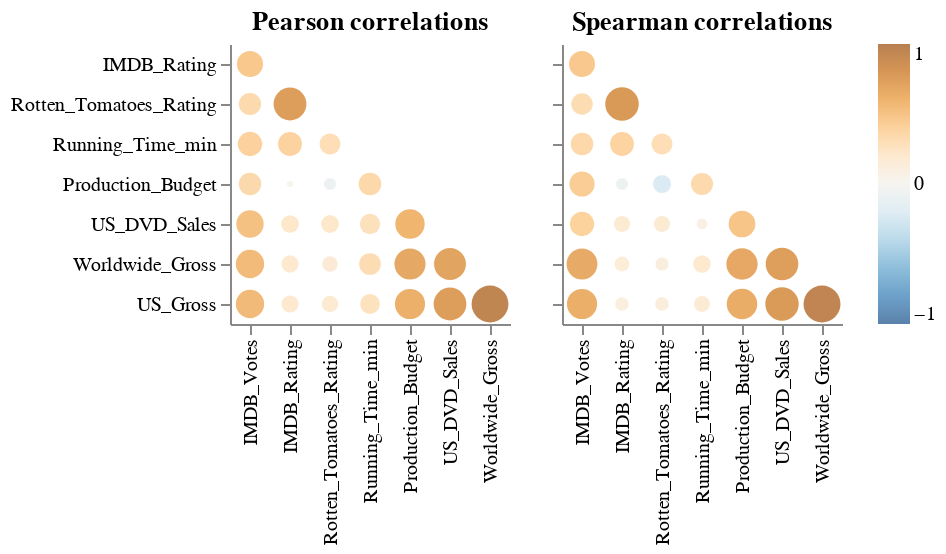

Source (notebook cell):
### Code cell
aly.corr(data.movies())

### Figure 1 — Vega specification as saved in the notebook (floating-point values rounded to 4 significant figures)
{"$schema": "https://vega.github.io/schema/vega/v5.json", "data": [{"name": "source_0"}, {"name": "data_0", "values": [{"abs_value": 0.7023, "index": "US_DVD_Sales", "value": 0.7023, "variable": "Worldwide_Gross"}, {"abs_value": 0.6658, "index": "Production_Budget", "value": 0.6658, "variable": "Worldwide_Gross"}, {"abs_value": 0.3176, "index": "Running_Time_min", "value": 0.3176, "variable": "Worldwide_Gross"}, {"abs_value": 0.1593, "index": "Rotten_Tomatoes_Rating", "value": 0.1593, "variable": "Worldwide_Gross"}, {"abs_value": 0.1975, "index": "IMDB_Rating", "value": 0.1975, "variable": "Worldwide_Gross"}, {"abs_value": 0.5516, "index": "IMDB_Votes", "value": 0.5516, "variable": "Worldwide_Gross"}, {"abs_value": 0.9397, "index": "Worldwide_Gross", "value": 0.9397, "variable": "US_Gross"}, {"abs_value": 0.6236, "index": "Production_Budget", "value": 0.6236, "variable": "US_Gross"}, {"abs_value": 0.262, "index": "Running_Time_min", "value": 0.262, "variable": "US_Gross"}, {"abs_value": 0.1792, "index": "Rotten_Tomatoes_Rating", "value": 0.1792, "variable": "US_Gross"}, {"abs_value": 0.197, "index": "IMDB_Rating", "value": 0.197, "variable": "US_Gross"}, {"abs_value": 0.5525, "index": "IMDB_Votes", "value": 0.5525, "variable": "US_Gross"}, {"abs_value": 0.7409, "index": "US_DVD_Sales", "value": 0.7409, "variable": "US_Gross"}, {"abs_value": 0.2092, "index": "IMDB_Rating", "value": 0.2092, "variable": "US_DVD_Sales"}, {"abs_value": 0.5114, "index": "IMDB_Votes", "value": 0.5114, "variable": "US_DVD_Sales"}, {"abs_value": 0.2761, "index": "Running_Time_min", "value": 0.2761, "variable": "US_DVD_Sales"}, {"abs_value": 0.2126, "index": "Rotten_Tomatoes_Rating", "value": 0.2126, "variable": "US_DVD_Sales"}, {"abs_value": 0.592, "index": "Production_Budget", "value": 0.592, "variable": "US_DVD_Sales"}, {"abs_value": 0.2957, "index": "Rotten_Tomatoes_Rating", "value": 0.2957, "variable": "Running_Time_min"}, {"abs_value": 0.3875, "index": "IMDB_Rating", "value": 0.3875, "variable": "Running_Time_min"}, {"abs_value": 0.4042, "index": "IMDB_Votes", "value": 0.4042, "variable": "Running_Time_min"}, {"abs_value": 0.7431, "index": "IMDB_Rating", "value": 0.7431, "variable": "Rotten_Tomatoes_Rating"}, {"abs_value": 0.3354, "index": "IMDB_Votes", "value": 0.3354, "variable": "Rotten_Tomatoes_Rating"}, {"abs_value": 0.3488, "index": "Running_Time_min", "value": 0.3488, "variable": "Production_Budget"}, {"abs_value": 0.08874, "index": "Rotten_Tomatoes_Rating", "value": -0.08874, "variable": "Production_Budget"}, {"abs_value": 0.01531, "index": "IMDB_Rating", "value": 0.01531, "variable": "Production_Budget"}, {"abs_value": 0.3398, "index": "IMDB_Votes", "value": 0.3398, "variable": "Production_Budget"}, {"abs_value": 0.4674, "index": "IMDB_Votes", "value": 0.4674, "variable": "IMDB_Rating"}]}, {"name": "source_1"}, {"name": "data_1", "values": [{"abs_value": 0.7346, "index": "US_DVD_Sales", "value": 0.7346, "variable": "Worldwide_Gross"}, {"abs_value": 0.6748, "index": "Production_Budget", "value": 0.6748, "variable": "Worldwide_Gross"}, {"abs_value": 0.2052, "index": "Running_Time_min", "value": 0.2052, "variable": "Worldwide_Gross"}, {"abs_value": 0.109, "index": "Rotten_Tomatoes_Rating", "value": 0.109, "variable": "Worldwide_Gross"}, {"abs_value": 0.1419, "index": "IMDB_Rating", "value": 0.1419, "variable": "Worldwide_Gross"}, {"abs_value": 0.6558, "index": "IMDB_Votes", "value": 0.6558, "variable": "Worldwide_Gross"}, {"abs_value": 0.9466, "index": "Worldwide_Gross", "value": 0.9466, "variable": "US_Gross"}, {"abs_value": 0.6408, "index": "Production_Budget", "value": 0.6408, "variable": "US_Gross"}, {"abs_value": 0.1652, "index": "Running_Time_min", "value": 0.1652, "variable": "US_Gross"}, {"abs_value": 0.1214, "index": "Rotten_Tomatoes_Rating", "value": 0.1214, "variable": "US_Gross"}, {"abs_value": 0.1159, "index": "IMDB_Rating", "value": 0.1159, "variable": "US_Gross"}, {"abs_value": 0.627, "index": "IMDB_Votes", "value": 0.627, "variable": "US_Gross"}, {"abs_value": 0.7711, "index": "US_DVD_Sales", "value": 0.7711, "variable": "US_Gross"}, {"abs_value": 0.1704, "index": "IMDB_Rating", "value": 0.1704, "variable": "US_DVD_Sales"}, {"abs_value": 0.4011, "index": "IMDB_Votes", "value": 0.4011, "variable": "US_DVD_Sales"}, {"abs_value": 0.07205, "index": "Running_Time_min", "value": 0.07205, "variable": "US_DVD_Sales"}, {"abs_value": 0.1719, "index": "Rotten_Tomatoes_Rating", "value": 0.1719, "variable": "US_DVD_Sales"}, {"abs_value": 0.4878, "index": "Production_Budget", "value": 0.4878, "variable": "US_DVD_Sales"}, {"abs_value": 0.2962, "index": "Rotten_Tomatoes_Rating", "value": 0.2962, "variable": "Running_Time_min"}, {"abs_value": 0.3851, "index": "IMDB_Rating", "value": 0.3851, "variable": "Running_Time_min"}, {"abs_value": 0.3461, "index": "IMDB_Votes", "value": 0.3461, "variable": "Running_Time_min"}, {"abs_value": 0.7765, "index": "IMDB_Rating", "value": 0.7765, "variable": "Rotten_Tomatoes_Rating"}, {"abs_value": 0.3123, "index": "IMDB_Votes", "value": 0.3123, "variable": "Rotten_Tomatoes_Rating"}, {"abs_value": 0.3315, "index": "Running_Time_min", "value": 0.3315, "variable": "Production_Budget"}, {"abs_value": 0.2201, "index": "Rotten_Tomatoes_Rating", "value": -0.2201, "variable": "Production_Budget"}, {"abs_value": 0.08801, "index": "IMDB_Rating", "value": -0.08801, "variable": "Production_Budget"}, {"abs_value": 0.432, "index": "IMDB_Votes", "value": 0.432, "variable": "Production_Budget"}, {"abs_value": 0.4633, "index": "IMDB_Votes", "value": 0.4633, "variable": "IMDB_Rating"}]}, {"name": "source_0_concat_0_x_domain_index", "values": [{"index": "US_DVD_Sales", "sort_field": 5.0}, {"index": "Production_Budget", "sort_field": 4.0}, {"index": "Running_Time_min", "sort_field": 3.0}, {"index": "Rotten_Tomatoes_Rating", "sort_field": 2.0}, {"index": "IMDB_Rating", "sort_field": 1.0}, {"index": "IMDB_Votes", "sort_field": 0.0}, {"index": "Worldwide_Gross", "sort_field": 6.0}]}, {"name": "source_0_concat_0_y_domain_variable", "values": [{"sort_field": 5.0, "variable": "Worldwide_Gross"}, {"sort_field": 6.0, "variable": "US_Gross"}, {"sort_field": 4.0, "variable": "US_DVD_Sales"}, {"sort_field": 2.0, "variable": "Running_Time_min"}, {"sort_field": 1.0, "variable": "Rotten_Tomatoes_Rating"}, {"sort_field": 3.0, "variable": "Production_Budget"}, {"sort_field": 0.0, "variable": "IMDB_Rating"}]}, {"name": "source_1_concat_1_x_domain_index", "values": [{"index": "US_DVD_Sales", "sort_field": 5.0}, {"index": "Production_Budget", "sort_field": 4.0}, {"index": "Running_Time_min", "sort_field": 3.0}, {"index": "Rotten_Tomatoes_Rating", "sort_field": 2.0}, {"index": "IMDB_Rating", "sort_field": 1.0}, {"index": "IMDB_Votes", "sort_field": 0.0}, {"index": "Worldwide_Gross", "sort_field": 6.0}]}, {"name": "source_1_concat_1_y_domain_variable", "values": [{"sort_field": 5.0, "variable": "Worldwide_Gross"}, {"sort_field": 6.0, "variable": "US_Gross"}, {"sort_field": 4.0, "variable": "US_DVD_Sales"}, {"sort_field": 2.0, "variable": "Running_Time_min"}, {"sort_field": 1.0, "variable": "Rotten_Tomatoes_Rating"}, {"sort_field": 3.0, "variable": "Production_Budget"}, {"sort_field": 0.0, "variable": "IMDB_Rating"}]}], "signals": [{"name": "concat_0_x_step", "value": 20}, {"name": "concat_0_width", "update": "bandspace(domain('concat_0_x').length, 1, 0.5) * concat_0_x_step"}, {"name": "concat_0_y_step", "value": 20}, {"name": "concat_0_height", "update": "bandspace(domain('concat_0_y').length, 1, 0.5) * concat_0_y_step"}, {"name": "concat_1_x_step", "value": 20}, {"name": "concat_1_width", "update": "bandspace(domain('concat_1_x').length, 1, 0.5) * concat_1_x_step"}, {"name": "concat_1_y_step", "value": 20}, {"name": "concat_1_height", "update": "bandspace(domain('concat_1_y').length, 1, 0.5) * concat_1_y_step"}], "marks": [{"type": "group", "name": "concat_0_group", "encode": {"update": {"width": {"signal": "concat_0_width"}, "height": {"signal": "concat_0_height"}}}, "marks": [{"type": "symbol", "name": "concat_0_marks", "from": {"data": "data_0"}, "encode": {"update": {"size": {"field": "abs_value", "scale": "size"}, "shape": {"value": "circle"}, "tooltip": {"signal": "{\"corr\": format(datum[\"value\"], \".2f\"), \"x\": isValid(datum[\"index\"]) ? datum[\"index\"] : \"\"+datum[\"index\"], \"y\": isValid(datum[\"variable\"]) ? datum[\"variable\"] : \"\"+datum[\"variable\"]}"}, "fill": {"field": "value", "scale": "color"}, "x": {"field": "index", "scale": "concat_0_x"}, "opacity": {"value": 0.7}, "y": {"field": "variable", "scale": "concat_0_y"}}}, "style": ["circle"]}], "axes": [{"scale": "concat_0_x", "zindex": 0, "labelBaseline": "middle", "grid": false, "orient": "bottom", "labelAlign": "right", "labelAngle": 270}, {"scale": "concat_0_y", "zindex": 0, "orient": "left", "grid": false}], "title": {"text": "Pearson correlations", "frame": "group"}, "style": "cell"}, {"type": "group", "name": "concat_1_group", "encode": {"update": {"height": {"signal": "concat_1_height"}, "width": {"signal": "concat_1_width"}}}, "marks": [{"type": "symbol", "name": "concat_1_marks", "from": {"data": "data_1"}, "encode": {"update": {"fill": {"field": "value", "scale": "color"}, "shape": {"value": "circle"}, "size": {"field": "abs_value", "scale": "size"}, "tooltip": {"signal": "{\"corr\": format(datum[\"value\"], \".2f\"), \"x\": isValid(datum[\"index\"]) ? datum[\"index\"] : \"\"+datum[\"index\"], \"y\": isValid(datum[\"variable\"]) ? datum[\"variable\"] : \"\"+datum[\"variable\"]}"}, "opacity": {"value": 0.7}, "x": {"field": "index", "scale": "concat_1_x"}, "y": {"field": "variable", "scale": "concat_1_y"}}}, "style": ["circle"]}], "axes": [{"scale": "concat_1_x", "labelAlign": "right", "grid": false, "zindex": 0, "orient": "bottom", "labelAngle": 270, "labelBaseline": "middle"}, {"scale": "concat_1_y", "orient": "left", "grid": false, "labels": false, "zindex": 0}], "title": {"text": "Spearman correlations", "frame": "group"}, "style": "cell"}], "scales": [{"name": "color", "type": "linear", "domain": [-1, 1], "range": {"scheme": "blueorange"}, "interpolate": "hcl", "zero": true}, {"name": "size", "type": "linear", "domain": [0, 1], "range": [4, 361], "zero": true}, {"name": "concat_0_x", "type": "point", "domain": {"data": "source_0_concat_0_x_domain_index", "field": "index", "sort": {"op": "max", "field": "sort_field"}}, "range": {"step": {"signal": "concat_0_x_step"}}, "padding": 0.5}, {"name": "concat_0_y", "type": "point", "domain": {"data": "source_0_concat_0_y_domain_variable", "field": "variable", "sort": {"op": "max", "field": "sort_field"}}, "range": {"step": {"signal": "concat_0_y_step"}}, "padding": 0.5}, {"name": "concat_1_x", "type": "point", "domain": {"data": "source_1_concat_1_x_domain_index", "field": "index", "sort": {"op": "max", "field": "sort_field"}}, "range": {"step": {"signal": "concat_1_x_step"}}, "padding": 0.5}, {"name": "concat_1_y", "type": "point", "domain": {"data": "source_1_concat_1_y_domain_variable", "field": "variable", "sort": {"op": "max", "field": "sort_field"}}, "range": {"step": {"signal": "concat_1_y_step"}}, "padding": 0.5}], "layout": {"padding": 20, "bounds": "full", "align": "each"}, "config": {"style": {"cell": {"strokeWidth": 0}}}, "legends": [{"fill": "color", "gradientLength": {"signal": "clamp(concat_0_height, 64, 200)"}, "encode": {"gradient": {"update": {"opacity": {"value": 0.7}}}}}], "background": "white", "padding": 5}
